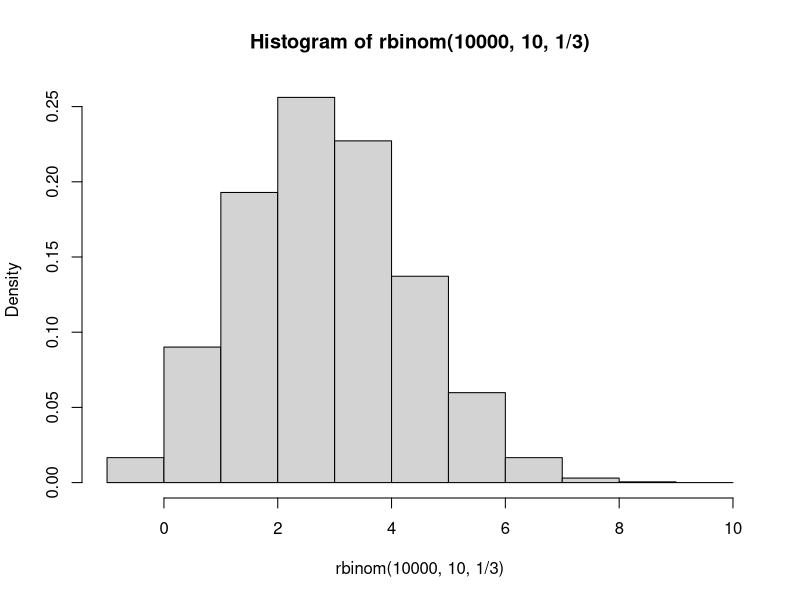
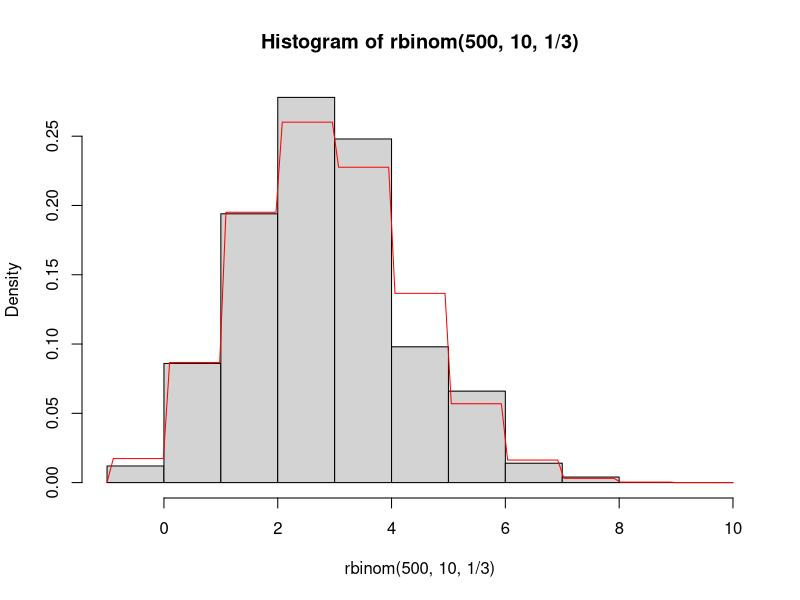

R code for these plots, in order: (Note: this script raises an error after producing the figures.)
## Tutorial 4: Probability Distributions and Control Structures
## David M. Goehring 2004
## Juliet R.C. Pulliam 2008,2009
## Steve Bellan 2010, 2012
## Cara Brook 2016

## C4C: Coding for Conservation 2022

## Borrowed from: International Clinics on Infectious Disease Dynamics
## and Data Program

###################################################################### 

## By the end of this tutorial you should…

## * Feel comfortable working with probability distributions 
## * Know how to use conditional structures
## * Be warned about the dangers of loop structures in R
## * Have tried your hands at synthesizing all the new material

######################################################################
## SECTION A. Probability Distributions in R
###################################################################### 

#################### 
## Probability distributions
#################### 
## So far the calculations we have been performing have been doable on
## a modern calculator, so my assertion that R will make things easier
## for you has not seen any confirmation in experience.

## In terms of solving probability problems, R does not provide many
## tools that extend too far beyond your intuition. If you want to
## know the probability of rolling two sixes on two dice you do not
## need R to tell you that 1/6 times 1/6 is 1/36. The two exceptions
## might be the functions factorial() and choose(), which only appear
## on a minority of modern calculators and which can solve a problem
## for you once you know to reach for them. These functions are
## sufficiently self-explanatory with their help files to render a
## treatment of them here unnecessary. A third exception is
## simulation, which you will try your hand at in the Benchmark
## Questions.

## Enter probability distributions. R is able to do in a few
## milliseconds what took hours of hunting in tables not 20 years
## ago. If you understand what a probability distribution is, R will
## provide four different utilities for any such distribution, as
## follows:

## * Generating individual density values or a plot of the density function
## * Generating random numbers drawn from the distribution
## * Providing cumulative probability for points along the distribution
## * Providing points along the distribution corresponding to a cumulative probability

## Each of these is an important part of the toolkit for working with
## probability distributions.

## Making the functions meet your needs 

## The different distributions have different corresponding functions
## in R, but aside from the particulars of their arguments, they 
## consist of four functions of the same general form.
 
## We will use the binomial distribution (which, you will recall, is a
## discrete distribution) as an example for each of our four methods,
## and you should be able to extend that experience to any
## distribution you like.

## As we have seen hints of before, R can generate random numbers from
## any distribution. For discrete distributions, creating a histogram
## of a large number of these values can give a quick picture of the
## distribution. To generate random numbers from the binomial
## distribution, use rbinom():

hist(rbinom(10000, 10, 1/3), freq=FALSE, breaks=-1:10)

## The arguments of rbinom() tell it how many numbers you want to
## generate, how many trials are used to generate the distribution,
## and what the probability of a success per trial is,
## respectively. The extra arguments of hist() tell it that we want it
## to give proportions rather than counts and then how to divide up
## the data into bars.

## This is an empirical estimation of the distribution. The R function
## that calculates the probability density function of the binomial
## distribution is dbinom(), and that will give the precise
## theoretical values we may need. What is the probability of having 7
## successes on 10 trials with a probability of success of 1/3?

dbinom(7,10,1/3)

## Which is the equivalent of about 1.6% of the time. By extension, we
## can generate the complete distribution with vector input to
## dbinom(), as in

dbinom(0:10,10,1/3)

## A useful application of rbinom() and dbinom() is to plot a curve of
## the density function over the histogram of observed values. For a
## discrete distribution such as this, the “curve” will be slightly
## misleading, but we will know what it means. Generating fewer random
## numbers this time,

hist(rbinom(500,10,1/3), freq=FALSE, breaks=-1:10)

curve(dbinom(ceiling(x), 10, 1/3), add=TRUE, col="red")

## The argument ceiling(x) resolves the fact that the x-values on the
## plot are continuous, not discrete. The correction is not needed for
## continuous distributions.

## Alternatively, you may use a paired histogram for comparing
## simulations to predicted densities for discrete distributions. The
## visualization used here is less elegant for discrete distributions
## but is more easily extended to continuous distributions.

## Using dbinom() to calculate cumulative probabilities for discrete
## distributions would be tedious, and we cannot calculate the
## cumulative probabilities using the equivalent density values from a
## continuous distribution (because it requires integration). The
## solution in R is to use a function, such as pbinom() for the
## binomial distribution, that calculates the cumulative density
## function (c.d.f.), that is, the function F (which here takes
## integer values).

# F(x) = P(X <= x)

## As a quick example, what is the probability of getting 2 or less
## with our chosen binomial distribution?

pbinom(2, 10, 1/3)

## The last function we need in our probability-distribution toolkit
## is qbinom(), the R function that calculates the inverse cumulative
## density function, F-1 of the binomial distribution The c. d. f. and
## the inverse c. d. f. are related by
 
# p = F(x)
# x = F^-1(p)

## As a quick example, where is the 80% threshold in the cumulative
## probability distribution?

qbinom(.8, 10, 1/3)

## The c. d. f. and inverse c. d. f. are particularly useful when
## performing statistical tests.

## I do not know why the R language chose such counter-intuitive
## naming practices for its probability distribution functions. But
## let’s have some mnemonics:

# Function                                  Prefix    Mnemonic 
#
# random numbers from dist.          r      random
# density of distribution                  d      density
# cumulative probability                  p      probability (is output)
# inverse cumulative probability      q      qumulative (with an “inversed “c”)

## Feel free to remember them in any way you like, of course.

#################### 
## Probability distributions galore
####################
## You may not be familiar with all of these distributions, but this
## list should prove helpful for future reference. Keep in mind that
## some of these distributions are continuous and some are discrete –
## this will affect the allowed inputs of the functions.

# Beta pbeta() qbeta() dbeta() rbeta() 
# Binomial pbinom() qbinom() dbinom() rbinom() 
# Cauchy pcauchy() qcauchy() dcauchy() rcauchy()
# Chi-square pchisq() qchisq() dchisq() rchisq()
# Exponential pexp() qexp() dexp() rexp()
# F pf() qf() df() rf()
# Gamma pgamma() qgamma() dgamma() rgamma()
# Geometric pgeom() qgeom() dgeom() rgeom()
# Hypergeometric phyper() qhyper() dhyper() rhyper()
# Logistic plogis() qlogis() dlogis() rlogis() 
# Log Normal plnorm() qlnorm() dlnorm() rlnorm()
# Negative Binomial pnbinom() qnbinom() dnbinom() rnbinom()
# Normal pnorm() qnorm() dnorm() rnorm()
# Poisson ppois() qpois() dpois() rpois()
# Student t pt() qt() dt() rt()
# Uniform punif() qunif() dunif() runif()

###################################################################### 
## SECTION B. Control structures
###################################################################### 
## Now that you have gotten your proverbial feet wet by composing your
## own functions, you are ready to learn how to make your functions
## (or your scripts) more powerful by using control structures. The
## two main varieties of control structures are conditional structures
## and loop structures, but more important than what they are called
## is what they do…


## The semicolon, ";", allows you to put two or more commands
## together on a single line. The commands will be executed
## sequentially, just as if they had been written on separate lines.
## The best use of the semicolon is probably to combine lists of
## assignments into a single line, such as,

x <- 8; y <- 4; z <- 3
c(x, y, z) 

## Using the semicolon in this way will condense your code
## and make it look cleaner. In most situations, though, clarity is
## more important than compactness, so in general it is best not to
## string long lists of commands together on a single line using
## semicolons. Remember that the amount of whitespace (such as spaces,
## indentation, and empty lines) in your code will not affect its
## efficiency and that adding whitespace (and comments!) will often
## make your code easier to follow.


## Conditional structures

## “If you are under the age of 6, you cannot ride this ride.”

## “If you are available Friday night, please give me your number.”

## Needless to say, we are all familiar with conditional structures in
## casual speech, and conditional structures in R are not much
## different.

## The command ''if'' initiates a conditional structure. (Like function,
## it looks like a function, but is not a function.) What comes in
## parentheses after if is an expression of the condition that must be
## met for the remaining code to be executed. That is, it is a logical
## expression (meaning it should evaluate to TRUE or FALSE) which if
## TRUE tells R to execute the next line (or set) of code.

## A silly, but fully functional, example:

age <- 19

if(age >= 6){ can.ride <- TRUE }

can.ride

## Here we obviously know the result before we start, but in a
## (just-slightly-less silly) function, we would not:

ride.test <- function(age)
  {
    can.ride <- FALSE
    if(age >= 6){ can.ride <- TRUE }
    return(can.ride)
  }

ride.test(5)

ride.test(65)

## Note that the curly brackets, {}, play the same role as for
## conditional statements as they do for the function construct: they
## allow multi-line procedures. They can also make your code easier to
## follow, even for single-line procedures.

## As an aside, the above function can (and perhaps should) be written
## more simply as

ride.test <- function(age){ return(age >= 6) }

## The conditional structure becomes important when you want different
## functions or operations to be performed depending on some
## condition. This is something that you will often want.

## As an example, consider a function that measures central
## tendency. But while you want to avoid the influence of extremely
## large values by using the median you want to forgot it on very small
## samples, replacing it with the mean. Let us say if we have fewer
## than 10 measurements in our sample we want to resort to the mean:

central.tend <- function(x)
  {                                     
    my.answer <- median(x)
    if(length(x) < 10){my.answer <- mean(x)}
    return(my.answer)
}

central.tend(c(1,1,3))

## This last example may have raised a red flag about efficiency – I
## determined the median of the data regardless of whether this value
## will ultimately be used in my output. Here, the cost is
## exceptionally low, because that calculation will only be irrelevant
## if there are fewer than 10 items in the vector, in which case it
## took trivially long to execute. But, you can see where there might
## be a problem.

## One solution is to create separate if statements for each
## condition, such as:

# if(x < 0) #followed by what should happen if x < 0

# if(x = 0) #followed by what should happen if x = 0

# if((x > 0) & (x < 1)) # followed by what should happen if x is between 0 and 1, exclusive

# if(x >= 1)                  # followed by what should happen if x >= 1

## Note that defining conditions which are not mutually exclusive may
## make your code hard to follow and therefore render your results
## unpredictable without detailed examination.

## Another solution, particularly useful for binary (either-or) cases,
## is to use the command else, which follows the if procedure and
## gives what to do if your conditional expression evaluates to
## FALSE. If you are careful about your use of brackets, you can nest
## if and else commands to create more complicated conditional
## structures.


## There are two potential big errors that may occur in implementing a
## conditional structure. One occurs if the conditional expression
## evaluates to NA or NaN – try this out yourself:

if(Inf-Inf>0){ x <- 5 }

## To make sure that your if statements don’t abort like this, use the
## is.na() function as necessary.  The second big mistake that you can
## make is assuming that R will act on the elements of a conditional
## expression that is a vector. Try this:

if(c(T,F,F)){1+1}

## As the warning that is generated indicates, R will ignore all but
## the first element of the vector. On reflection, this makes sense
## because R wouldn’t know what to do with a vector of logical values
## – the if statement has no inputs or outputs, just a conditional
## procedure. In other words, you shouldn’t expect the if statement to
## behave like a function because it isn’t one.

#################### 
## Loop structures
#################### 
## R employs a number of common loop structures familiar to those of
## you with some programming experience. However, those of you without
## programming experience may actually have an edge here.

## The reason is that, in general, in mathematical programming it is
## much more efficient to perform what traditionally has been done
## with programming loops using vector calculations. You have already
## seen the basic methods used to replace loop structures, such as the
## sapply() function.

######################################################################
######################################################################

## This concludes Tutorial IV. The benchmark questions should help
## solidify your understanding of the material.

## The probability-distribution section of this tutorial was aided by
## information available at
## http://www.stat.umn.edu/geyer/5102/examp/rlook.html.


###################################################################### 
## SECTION C. Benchmark Questions
###################################################################### 

#################### 
## 1. The standard medication used to treat some disease is known to
## produce a severe side effect on 20% of the patients treated. A
## pharmaceutical company develops a new drug to treat the disease and
## tests it on 9 patients. There are no side effects observed in these
## patients. 

## a. What is the probability of treating 9 patients without side
## effects using the standard medication?

## b. Generate a plot of the probability of observing no side effects
## in patients receiving treatment, as a function of the number of
## patients in the study, assuming the new drug causes the severe side
## effect with the same probability as the old.

## c. Add a horizontal red line at p = 0.025, visually depicting the
## number of patients minimally required for a study to show that the
## new medication produces side effects in fewer patients than the
## standard treatment (traditional statistical significance).

#################### 

#################### 
## 2. Re-do the suite of calculations and plots found in the Tutorial
## using the Poisson distribution (with lambda = 3) rather than the
## binomial distribution. (Hint: Make sure the histogram has an
## appropriate range with breaks.)
####################
